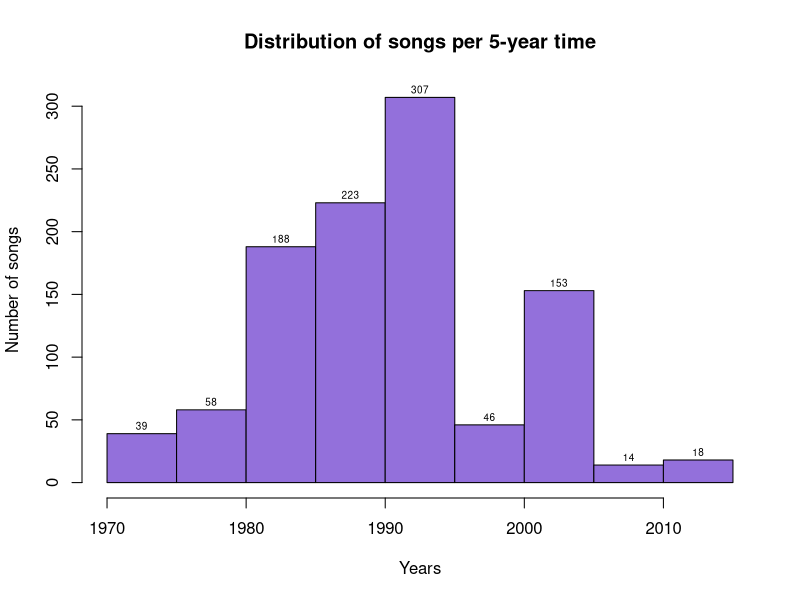
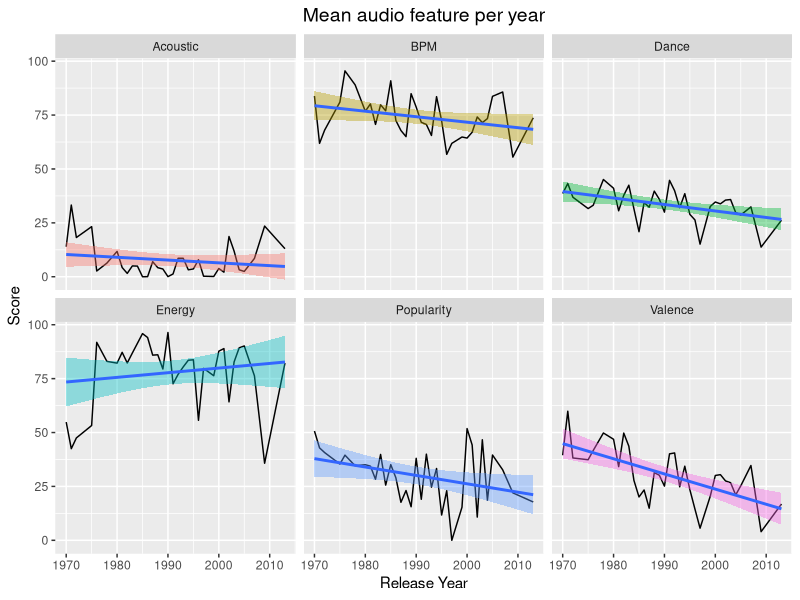
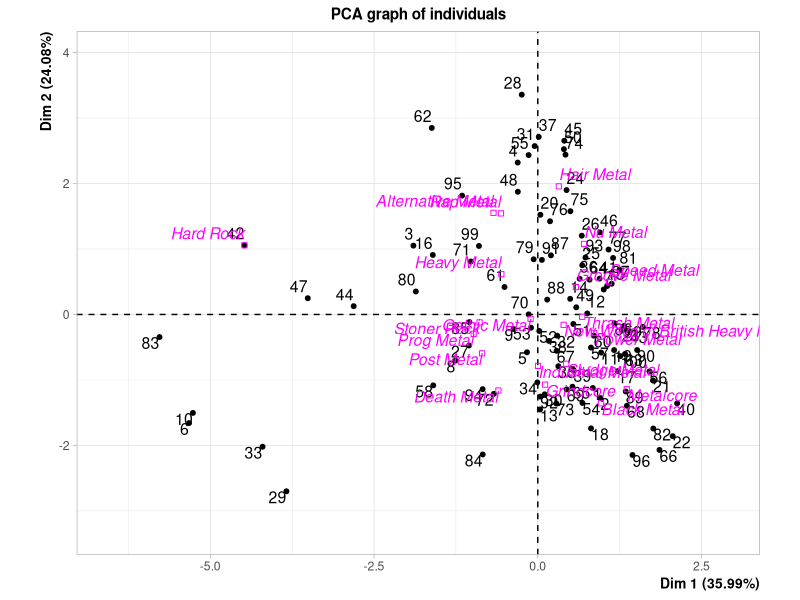
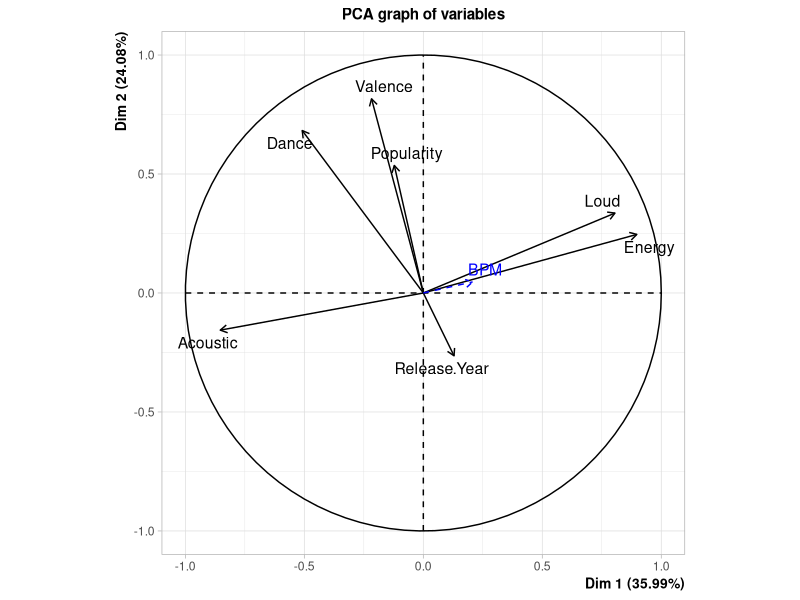
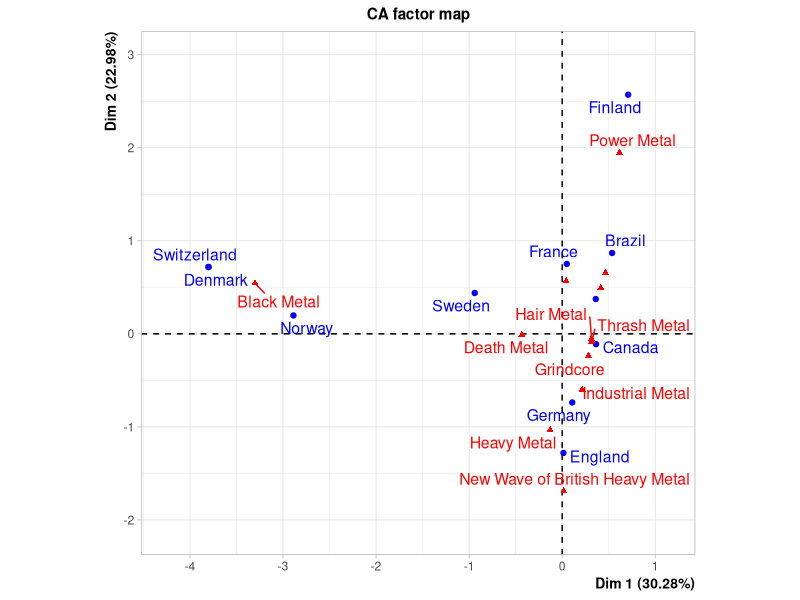
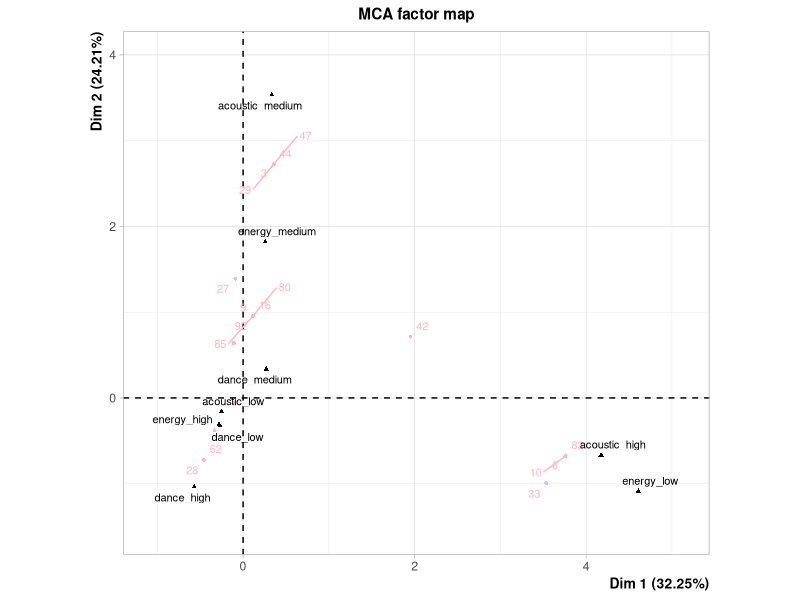

The R source for these figures, in order:
library(FactoMineR)
library(readxl)
library(dplyr)
library(tidyr)
library(ggplot2)

# Load data
dataAlbums <- read_excel("./metal_dataset_albums.xlsx")
dataSongs <- read_excel("./metal_dataset_songs.xlsx")
songsFromCsv <- read.csv("./dataAcpExtract.csv")
dataSongs100 <- data.frame(songsFromCsv)[,-c(1)]

# Song distribution
years <- dataSongs$`Release Year`
h <- hist(years,
          main= title("Distribution of songs per 5-year time"),
          xlab="Years", ylab="Number of songs", col="mediumpurple"
)
text(h$mids,h$counts,labels=h$counts, adj=c(0.5, -0.5),cex = 0.6)

# Averaging the 6 main features per year
# Data is tweaked. Here BPM is lowered so that the graph would show more details
dataMean <- dataSongs[,c(6,10:17)] %>% group_by(`Release Year`) %>% summarise(
  BPM=mean(`BPM`)-50,
  Dance=mean(`Dance`),
  Energy=mean(`Energy`),
  Valence=mean(`Valence`),
  Acoustic=mean(`Acoustic`),
  Popularity=mean(`Popularity`),
)

# Gathering data into one table to display it
dataGather <- dataMean %>% gather(key = `Audio Feature`, value = Score, -`Release Year`)
dataGather %>% ggplot(
  aes(x=`Release Year`, y=Score, group=`Audio Feature`, fill=`Audio Feature`)) +
  geom_line() + geom_smooth(method = lm) +
  theme(
    legend.position = "none",
    plot.title = element_text(hjust = 0.5, size=14)
  ) +
  ggtitle("Mean audio feature per year") +
  facet_wrap(~`Audio Feature`)


# Principal Component Analysis
res.pca <- PCA(dataSongs100, quanti.sup=c(3), quali.sup=1)

# Correspondence Analysis
res.ca <- CA(
  table(dataAlbums$Origin, dataAlbums$`Sub Metal Genre`)
  )

# Distribution per country
albumsOrigin <- dataAlbums %>% 
  group_by(`Origin`) %>% 
  summarise(count = n()) %>% 
  arrange(desc(count))

# Multiple Correspondence Analysis
# First, adapting the dataset, changing values (20, 51, 97...) to categories (low, medium, high)
dataMCA <- dataSongs100 %>% 
  mutate(energy = ifelse(`Energy` < 33,"low",ifelse(`Energy` < 66,"medium","high"))) %>%
  mutate(acoustic = ifelse(`Acoustic` < 33,"low",ifelse(`Acoustic` < 66,"medium","high"))) %>%
  mutate(dance = ifelse(`Dance` < 33,"low",ifelse(`Dance` < 66,"medium","high")))
# Keeping the essential
dataMCAlight <- dataMCA[,c(2,10:12)]
# Finally, plotting
res.mca <- MCA(dataMCAlight, quanti.sup = 1, graph = FALSE)
plot(res.mca, cex = 0.7, autoLab = "y", col.var = "black", col.ind = "pink1")
